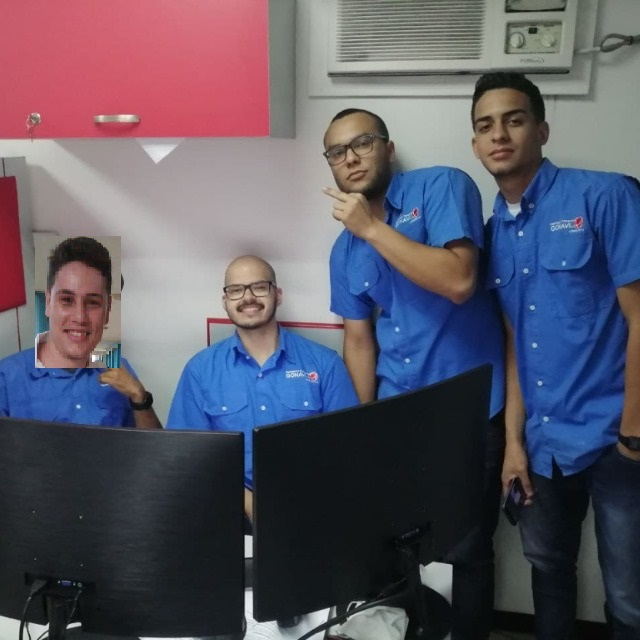
#> input picture test/files/gti.jpeg, 640 x 640 px
$ python rgb.py
#> lines starting #> are read from the running program, lines starting #| are printed output that depends on the picture
import cv2
import numpy as np
bgr = cv2.imread('files/gti.jpeg')
#> bgr is the input picture: shape (640, 640, 3); mean B, G, R 100.3, 86.9, 90.7
C1 = bgr[:,:,0]
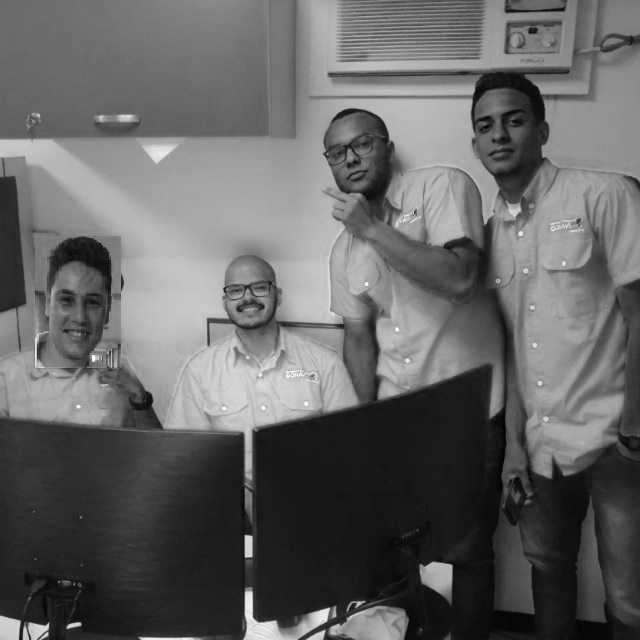
#> C1: shape (640, 640); min 0, max 255, mean 100.3
C2 = bgr[:,:,1]
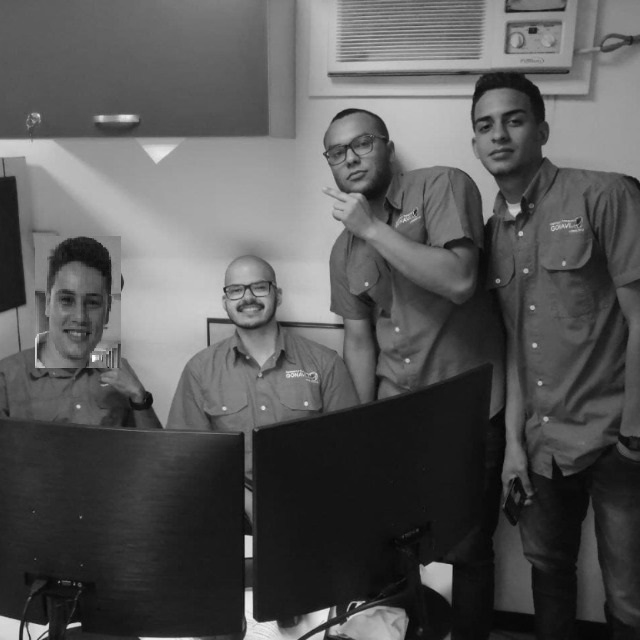
#> C2: shape (640, 640); min 2, max 255, mean 86.9
C3 = bgr[:,:,2]
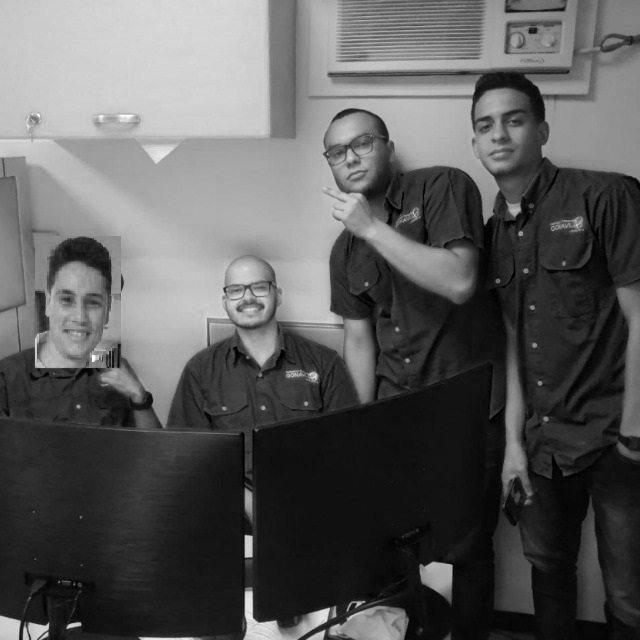
#> C3: shape (640, 640); min 0, max 255, mean 90.7

cv2.imshow('BGR', np.hstack([C1, C2, C3]))
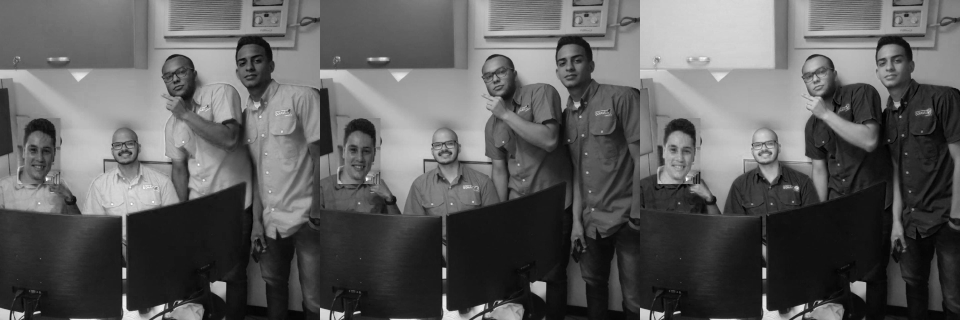
#> window 'BGR': shape (640, 1920) (shown at 1/2 size); min 0, max 255, mean 92.6
cv2.waitKey(0)
cv2.destroyAllWindows()
